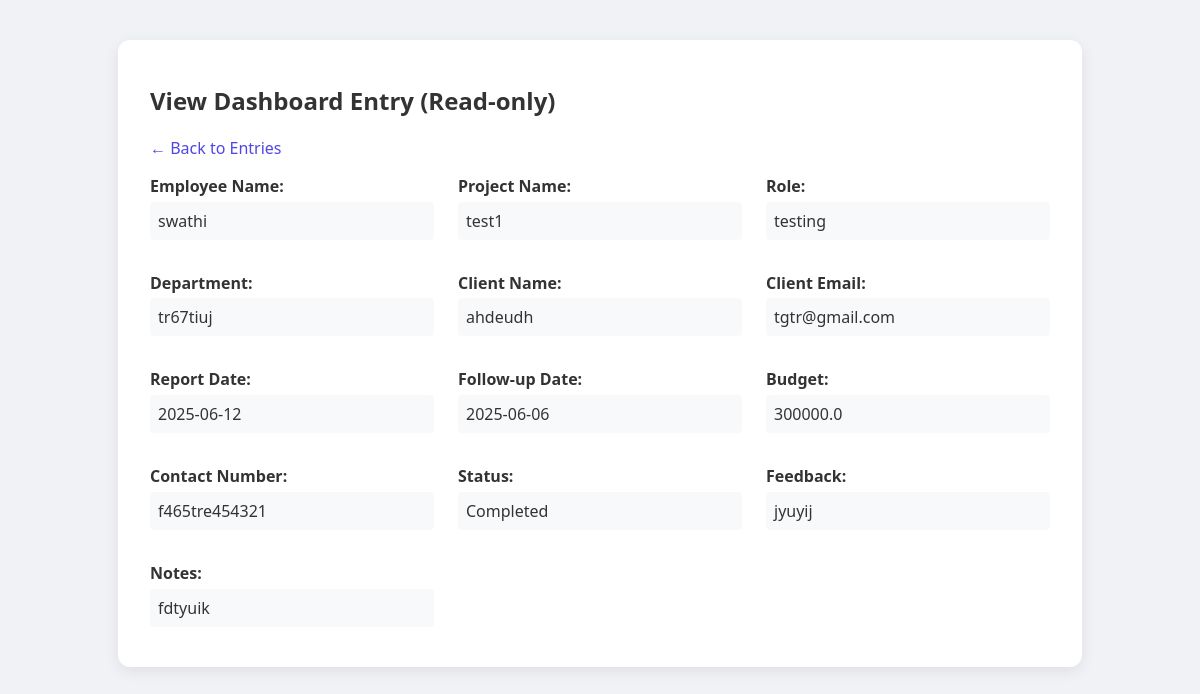
Page /edit_entry/2 (signed in) on the committed database.
### tables this page shows
CREATE TABLE dashboard (
            id INTEGER PRIMARY KEY AUTOINCREMENT,
            emp_name TEXT,
            role TEXT,
            department TEXT,
            client_name TEXT,
            client_email TEXT,
            report_date TEXT,
            feedback TEXT,
            follow_up_date TEXT,
            notes TEXT,
            budget REAL,
            status TEXT,
            project_name TEXT,
            contact_number TEXT,
            created_at TIMESTAMP DEFAULT CURRENT_TIMESTAMP,
            updated_at TIMESTAMP DEFAULT CURRENT_TIMESTAMP
        );

### app.py (the view, shortened to what this page needs)
@app.route('/edit_entry/<int:id>', methods=['GET', 'POST'])
def edit_entry(id):
    if not session.get('logged_in'):
        return redirect(url_for('login'))
    conn = sqlite3.connect(DB_FILE)
    conn.row_factory = sqlite3.Row
    c = conn.cursor()
    c.execute('SELECT * FROM dashboard WHERE id = ?', (id,))
    entry = c.fetchone()
    if not entry:
        flash("Entry not found", "danger")
        conn.close()
        return redirect(url_for('dashboard_entries'))
    if session.get('role') == 'user' and entry['emp_name'] != session['emp_name']:
        flash("You don't have permission to edit this entry", "danger")
        conn.close()
        return redirect(url_for('dashboard_entries'))
    if request.method == 'GET':
        if session.get('role') == 'admin':
            conn.close()
            return render_template('view_entry.html', entry=entry)
        else: # Regular user
            conn.close()
            return render_template('edit_entry.html', entry=entry)

### templates/view_entry.html (shortened to what this page needs)
<!DOCTYPE html>
<html>
<head>
</head>
<body>
    <div class="container">
        <h2>View Dashboard Entry (Read-only)</h2>
        <a href="{{ url_for('dashboard_entries') }}" style="text-decoration: none; color: #4f46e5; margin-bottom: 1rem; display: inline-block;">← Back to Entries</a>
        <div style="display: grid; grid-template-columns: repeat(auto-fit, minmax(280px, 1fr)); gap: 1rem 1.5rem;">
            {% for field, label in {
                'emp_name': 'Employee Name',
                'project_name': 'Project Name',
                'role': 'Role',
                'department': 'Department',
                'client_name': 'Client Name',
                'client_email': 'Client Email',
                'report_date': 'Report Date',
                'follow_up_date': 'Follow-up Date',
                'budget': 'Budget',
                'contact_number': 'Contact Number',
                'status': 'Status',
                'feedback': 'Feedback',
                'notes': 'Notes'
            }.items() %}
            <div class="view-group">
                <label>{{ label }}:</label>
                <div class="value">{{ entry[field] or 'N/A' }}</div>
            </div>
            {% endfor %}
        </div>
    </div>
</body>
</html>

### templates/view_entry.html (style rules this page uses)
body { font-family: 'Segoe UI', Tahoma, Geneva, Verdana, sans-serif; background: #f0f2f5; padding: 2rem; color: #333; }
.container { background: #ffffff; padding: 1.5rem 2rem; border-radius: 12px; width: 90%; max-width: 900px; margin: auto; box-shadow: 0 4px 15px rgba(0, 0, 0, 0.08); }
.view-group { margin-bottom: 1rem; }
.view-group label { font-weight: bold; display: block; margin-bottom: 0.3rem; }
.view-group .value { padding: 0.5rem; background: #f8f9fa; border-radius: 4px; }

### rows in the picture
dashboard: emp_name "swathi" "test1" "testing" "tr67tiuj" "ahdeudh" "tgtr@gmail.com" "2025-06-12" "2025-06-06" "300000.0" "f465tre454321" "Completed" "jyuyij" "fdtyuik"

### other values in the picture
{{ label }} "Employee Name" "Project Name" "Role" "Department" "Client Name" "Client Email" "Report Date" "Follow-up Date" "Budget" "Contact Number" "Status" "Feedback" "Notes"
